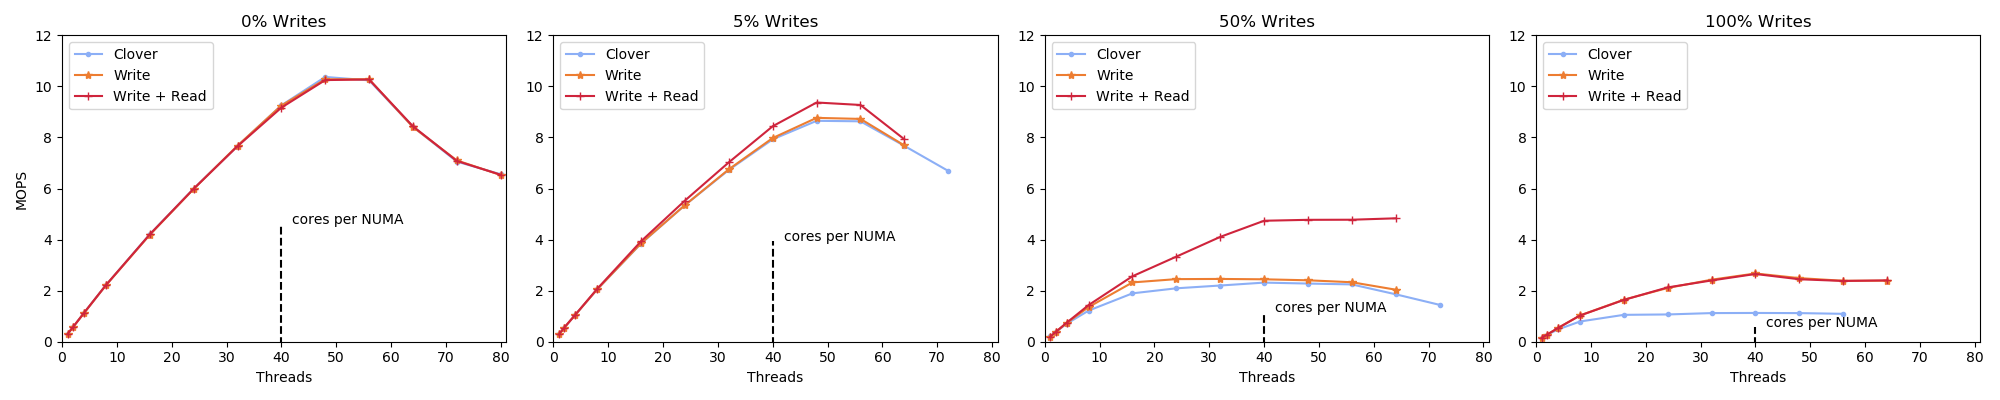

The Python source for this figure:
import matplotlib
import matplotlib.pyplot as plt
from statistics import mean
import numpy as np

fig, (ax1, ax2, ax3, ax4) = plt.subplots(1,4, figsize=(20,4))
#labels =  ['2', '4', '8', '16', '32', '48', '64']
#labels =  [16,24,32,40]
#labels=[1,2,4,8,16,24,32,40,]
labels=[1,2,4,8,16,24,32,40,48,56,64,72,80,]
#labels=[1,2,3,4,5,6,7,8,9,10,11,12,13,14,15,16,17,18,19,20,21,22,23,24,25,26,27,28,29,30,31,32,33,34,35,36,37,38,39,40,]

cns_label='CAS -> Write'
qp_mapping_label='QP mapping'
read_write_steering_label='Write + Read'
write_steering_label='Write'
default_clover_label='Clover'

cns_marker='x'
qp_mapping_marker='s'
read_write_steering_marker='+'
write_steering_marker="*"
default_clover_marker='.'

cns_color='#00702eff'                     #indigo
qp_mapping_color='#9470b9ff'              #ruby
read_write_steering_color='#cf243cff'     #alice
write_steering_color='#ed7d31ff'          #kelly
default_clover_color='#8caff6ff'          #Coral 


def div_mil (list):
    return [val /1000000.0 for val in list]

def static_plot_attributes(ax,read_write_steering,write_steering, clover_with_buffering):
    #convert to KOPS/s 
    read_write_steering=div_mil(read_write_steering)
    write_steering=div_mil(write_steering)
    clover_with_buffering=div_mil(clover_with_buffering)

    #plot
    ax.plot(labels[:len(clover_with_buffering)],clover_with_buffering,label=default_clover_label,marker=default_clover_marker, color=default_clover_color)
    ax.plot(labels[:len(write_steering)],write_steering,label=write_steering_label,marker=write_steering_marker,color=write_steering_color)
    ax.plot(labels[:len(read_write_steering)],read_write_steering,label=read_write_steering_label, marker=read_write_steering_marker, color=read_write_steering_color)

    #add some decarations
    if len(read_write_steering) > 0:
        perfect = [(read_write_steering[0]) * i  for i in labels]
        #ax.plot(labels,perfect, color=cns_color, label="perfect")


    core_marker_x=[40,40]
    ymax=clover_with_buffering[7]/2
    core_marker_y=[-1,ymax]
    ax.plot(core_marker_x,core_marker_y,color='k',linestyle='--')
    ax.text(core_marker_x[1]+2,core_marker_y[1],"cores per NUMA")

    ax.set_ylim(bottom=0, top=12)
    ax.set_xlim(left=0, right=labels[len(labels)-1]+1)
    ax.legend(loc='upper left', ncol=1)
    ax.set_xlabel('Threads')


figure_name='hero_128'

#[186907,362862,678406,1135524,1753723,2058595,2138879]





####################### YCSB C
clover_with_buffering_C=[301523,572472,1126605,2215649,4208508,5992526,7666448,9258056,10370666,10236726,8417438,7053752,6558155,]
write_steering_C       =[301949,572372,1119388,2209585,4186171,5980338,7678287,9249756,10278597,10279862,8408234,7100675,6528895,]
read_write_steering_C  =[301894,569408,1126890,2215627,4201272,5989607,7657016,9168463,10247452,10270437,8435722,7079993,6538316,]
static_plot_attributes(ax1,read_write_steering_C,write_steering_C,clover_with_buffering_C)

ax1.set_title('0% Writes')
ax1.set_ylabel('MOPS')
#ax1.set_ylim(top=350)








####################### YCSB B
clover_with_buffering_B= [287553,555438,1056215,2053621,3846589,5351497,6729319,7927539,8651719,8632893,7671043,6690115,]
write_steering_B=        [287244,556748,1055824,2053968,3858034,5351325,6754062,7978329,8767726,8726396,7688501,]
read_write_steering_B=   [285128,555408,1057671,2073712,3936808,5530256,7026695,8440366,9369218,9272922,7927868,]
static_plot_attributes(ax2,read_write_steering_B,write_steering_B,clover_with_buffering_B)
ax2.set_title('5% Writes')
#ax1.set_ylim(top=350)


####################### YCSB A
#read_write_steering_A=[185761,368570,548196,724079,902446,1064490,1226965,1385449,1551584,1708075,1853088,2006774,2152950,2286119,2439318,2590177,2690985,2818385,2963478,3090369,2585444,3233792,3245172,2894584,2783820,3276348,3044378,3338028,3430141,3442372,3277753,3290072,3438824,3300230,3276828,3330956,2916299,2480775,2546719,2536838,]








clover_with_buffering_A= [211245,375094,704901,1219091,1895241,2092248,2201368,2315214,2277974,2244648,1857490,1444406,]
write_steering_A=        [192530,380541,733192,1357879,2322786,2451783,2458734,2444690,2405967,2329508,2037702,]
read_write_steering_A=   [192530,382863,744338,1435372,2564948,3333071,4105436,4737992,4774200,4778120,4833263,]
#read_write_steering_A=[2573164,3246444,3265343,2542510,]
#write_steering_A=[2358382,2954014,3205494,2476648,]
#clover_with_buffering_A=[1953973,2266736,2398964,2335885,]
static_plot_attributes(ax3,read_write_steering_A,write_steering_A,clover_with_buffering_A)
ax3.set_title('50% Writes')







####################### Write Only
clover_with_buffering_W= [146124,269535,482655,791754,1052663,1068134,1121467,1126608,1120757,1092931,]
write_steering_W=        [145972,275713,538980,1029151,1645954,2105248,2429456,2672887,2490711,2386695,2391374,]
read_write_steering_W=   [145738,280188,537025,1025614,1637521,2127753,2399304,2653379,2446373,2380150,2402088,]
static_plot_attributes(ax4,read_write_steering_W,write_steering_W,clover_with_buffering_W)
ax4.set_title('100% Writes')

plt.tight_layout()
#ax1.tight_layout()
plt.savefig(figure_name+'.pdf')
plt.savefig(figure_name+'.png')
#plt.show()